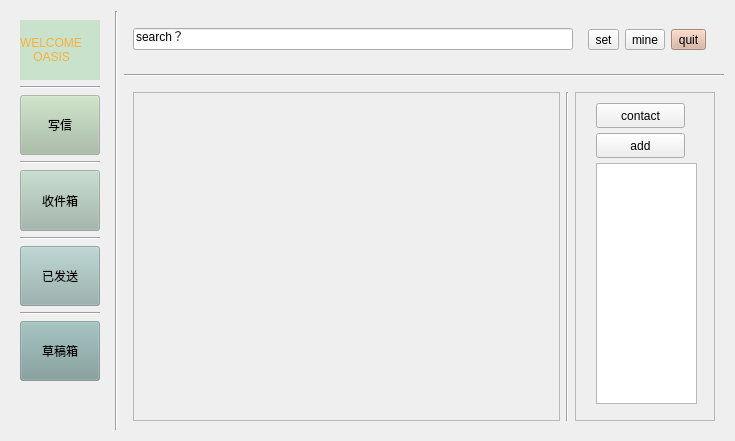
<?xml version="1.0" encoding="UTF-8"?>
<ui version="4.0">
 <class>MainWindow</class>
 <widget class="QWidget" name="MainWindow">
  <property name="geometry">
   <rect>
    <x>0</x>
    <y>0</y>
    <width>735</width>
    <height>441</height>
   </rect>
  </property>
  <property name="windowTitle">
   <string>Form</string>
  </property>
  <layout class="QHBoxLayout" name="horizontalLayout_4">
   <item>
    <widget class="QWidget" name="widget_2" native="true">
     <property name="sizePolicy">
      <sizepolicy hsizetype="Preferred" vsizetype="Preferred">
       <horstretch>0</horstretch>
       <verstretch>0</verstretch>
      </sizepolicy>
     </property>
     <property name="styleSheet">
      <string notr="true"/>
     </property>
     <layout class="QVBoxLayout" name="verticalLayout">
      <item>
       <widget class="QLabel" name="label">
        <property name="sizePolicy">
         <sizepolicy hsizetype="Preferred" vsizetype="Preferred">
          <horstretch>0</horstretch>
          <verstretch>0</verstretch>
         </sizepolicy>
        </property>
        <property name="styleSheet">
         <string notr="true">background-color: rgb(201, 226, 203);
color: rgb(252, 175, 62);
font: 57 15pt &quot;Ubuntu&quot;;</string>
        </property>
        <property name="text">
         <string>WELCOME
    OASIS</string>
        </property>
       </widget>
      </item>
      <item>
       <widget class="Line" name="line_5">
        <property name="orientation">
         <enum>Qt::Horizontal</enum>
        </property>
       </widget>
      </item>
      <item>
       <widget class="QPushButton" name="write_btn_main">
        <property name="sizePolicy">
         <sizepolicy hsizetype="Minimum" vsizetype="Minimum">
          <horstretch>0</horstretch>
          <verstretch>0</verstretch>
         </sizepolicy>
        </property>
        <property name="minimumSize">
         <size>
          <width>40</width>
          <height>30</height>
         </size>
        </property>
        <property name="styleSheet">
         <string notr="true">background-color: rgba(167, 190, 163, 128);</string>
        </property>
        <property name="text">
         <string>写信</string>
        </property>
       </widget>
      </item>
      <item>
       <widget class="Line" name="line">
        <property name="orientation">
         <enum>Qt::Horizontal</enum>
        </property>
       </widget>
      </item>
      <item>
       <widget class="QPushButton" name="receive_btn_main">
        <property name="sizePolicy">
         <sizepolicy hsizetype="Minimum" vsizetype="Minimum">
          <horstretch>0</horstretch>
          <verstretch>0</verstretch>
         </sizepolicy>
        </property>
        <property name="styleSheet">
         <string notr="true">background-color: rgba(161, 184, 171, 145);</string>
        </property>
        <property name="text">
         <string>收件箱</string>
        </property>
       </widget>
      </item>
      <item>
       <widget class="Line" name="line_2">
        <property name="orientation">
         <enum>Qt::Horizontal</enum>
        </property>
       </widget>
      </item>
      <item>
       <widget class="QPushButton" name="alSend_btn_main">
        <property name="sizePolicy">
         <sizepolicy hsizetype="Minimum" vsizetype="Minimum">
          <horstretch>0</horstretch>
          <verstretch>0</verstretch>
         </sizepolicy>
        </property>
        <property name="styleSheet">
         <string notr="true">background-color: rgba(149, 177, 173, 159);</string>
        </property>
        <property name="text">
         <string>已发送</string>
        </property>
       </widget>
      </item>
      <item>
       <widget class="Line" name="line_3">
        <property name="orientation">
         <enum>Qt::Horizontal</enum>
        </property>
       </widget>
      </item>
      <item>
       <widget class="QPushButton" name="draft_btn_main">
        <property name="sizePolicy">
         <sizepolicy hsizetype="Minimum" vsizetype="Minimum">
          <horstretch>0</horstretch>
          <verstretch>0</verstretch>
         </sizepolicy>
        </property>
        <property name="styleSheet">
         <string notr="true">background-color: rgba(125, 157, 155, 135);</string>
        </property>
        <property name="text">
         <string>草稿箱</string>
        </property>
       </widget>
      </item>
      <item>
       <spacer name="verticalSpacer">
        <property name="orientation">
         <enum>Qt::Vertical</enum>
        </property>
        <property name="sizeType">
         <enum>QSizePolicy::Minimum</enum>
        </property>
        <property name="sizeHint" stdset="0">
         <size>
          <width>20</width>
          <height>40</height>
         </size>
        </property>
       </spacer>
      </item>
     </layout>
    </widget>
   </item>
   <item>
    <widget class="Line" name="line_4">
     <property name="orientation">
      <enum>Qt::Vertical</enum>
     </property>
    </widget>
   </item>
   <item>
    <layout class="QVBoxLayout" name="verticalLayout_2">
     <item>
      <widget class="QWidget" name="widget_3" native="true">
       <property name="sizePolicy">
        <sizepolicy hsizetype="Preferred" vsizetype="Fixed">
         <horstretch>0</horstretch>
         <verstretch>0</verstretch>
        </sizepolicy>
       </property>
       <layout class="QHBoxLayout" name="horizontalLayout_2">
        <item>
         <widget class="QLineEdit" name="lineEdit">
          <property name="text">
           <string>search？</string>
          </property>
         </widget>
        </item>
        <item>
         <widget class="QWidget" name="widget" native="true">
          <property name="sizePolicy">
           <sizepolicy hsizetype="Preferred" vsizetype="Fixed">
            <horstretch>0</horstretch>
            <verstretch>0</verstretch>
           </sizepolicy>
          </property>
          <layout class="QHBoxLayout" name="horizontalLayout">
           <item>
            <widget class="QToolButton" name="toolButton_3">
             <property name="text">
              <string>set</string>
             </property>
            </widget>
           </item>
           <item>
            <widget class="QToolButton" name="toolButton_2">
             <property name="text">
              <string>mine</string>
             </property>
            </widget>
           </item>
           <item>
            <widget class="QToolButton" name="Quit">
             <property name="styleSheet">
              <string notr="true">background-color: rgba(217, 176, 154, 224);</string>
             </property>
             <property name="text">
              <string>quit</string>
             </property>
            </widget>
           </item>
          </layout>
         </widget>
        </item>
       </layout>
      </widget>
     </item>
     <item>
      <widget class="Line" name="line_7">
       <property name="orientation">
        <enum>Qt::Horizontal</enum>
       </property>
      </widget>
     </item>
     <item>
      <widget class="QWidget" name="widget_4" native="true">
       <property name="styleSheet">
        <string notr="true">background-image: url(:/oasis);</string>
       </property>
       <layout class="QHBoxLayout" name="horizontalLayout_3">
        <item>
         <widget class="QScrollArea" name="scrollArea">
          <property name="widgetResizable">
           <bool>true</bool>
          </property>
          <widget class="QWidget" name="scrollAreaWidgetContents">
           <property name="geometry">
            <rect>
             <x>0</x>
             <y>0</y>
             <width>412</width>
             <height>326</height>
            </rect>
           </property>
          </widget>
         </widget>
        </item>
        <item>
         <widget class="Line" name="line_6">
          <property name="orientation">
           <enum>Qt::Vertical</enum>
          </property>
         </widget>
        </item>
        <item>
         <widget class="QScrollArea" name="addr_scroll">
          <property name="sizePolicy">
           <sizepolicy hsizetype="Minimum" vsizetype="Minimum">
            <horstretch>150</horstretch>
            <verstretch>0</verstretch>
           </sizepolicy>
          </property>
          <property name="minimumSize">
           <size>
            <width>140</width>
            <height>0</height>
           </size>
          </property>
          <property name="maximumSize">
           <size>
            <width>130</width>
            <height>16777215</height>
           </size>
          </property>
          <property name="widgetResizable">
           <bool>true</bool>
          </property>
          <widget class="QWidget" name="scrollAreaWidgetContents_3">
           <property name="geometry">
            <rect>
             <x>0</x>
             <y>0</y>
             <width>138</width>
             <height>326</height>
            </rect>
           </property>
           <widget class="QPushButton" name="Contact">
            <property name="geometry">
             <rect>
              <x>20</x>
              <y>10</y>
              <width>89</width>
              <height>25</height>
             </rect>
            </property>
            <property name="text">
             <string>contact</string>
            </property>
           </widget>
           <widget class="QPushButton" name="addContact">
            <property name="geometry">
             <rect>
              <x>20</x>
              <y>40</y>
              <width>89</width>
              <height>25</height>
             </rect>
            </property>
            <property name="text">
             <string>add</string>
            </property>
           </widget>
           <widget class="QTableView" name="tableView">
            <property name="geometry">
             <rect>
              <x>20</x>
              <y>70</y>
              <width>101</width>
              <height>241</height>
             </rect>
            </property>
           </widget>
          </widget>
         </widget>
        </item>
       </layout>
      </widget>
     </item>
    </layout>
   </item>
  </layout>
 </widget>
 <resources/>
 <connections/>
</ui>
